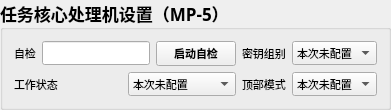
       <widget class="QGroupBox" name="groupBox_27">
        <property name="enabled">
         <bool>true</bool>
        </property>
        <property name="sizePolicy">
         <sizepolicy hsizetype="Expanding" vsizetype="Expanding">
          <horstretch>0</horstretch>
          <verstretch>0</verstretch>
         </sizepolicy>
        </property>
        <property name="minimumSize">
         <size>
          <width>0</width>
          <height>0</height>
         </size>
        </property>
        <property name="maximumSize">
         <size>
          <width>16777215</width>
          <height>16777215</height>
         </size>
        </property>
        <property name="font">
         <font>
          <family>微软雅黑</family>
          <pointsize>13</pointsize>
          <weight>75</weight>
          <bold>true</bold>
         </font>
        </property>
        <property name="mouseTracking">
         <bool>false</bool>
        </property>
        <property name="title">
         <string>任务核心处理机设置（MP-5）</string>
        </property>
        <property name="flat">
         <bool>false</bool>
        </property>
        <property name="checkable">
         <bool>false</bool>
        </property>
        <layout class="QGridLayout" name="gridLayout_23">
         <item row="0" column="0">
          <layout class="QHBoxLayout" name="horizontalLayout_129">
           <item>
            <widget class="QLabel" name="label_113">
             <property name="minimumSize">
              <size>
               <width>0</width>
               <height>0</height>
              </size>
             </property>
             <property name="font">
              <font>
               <pointsize>8</pointsize>
               <weight>50</weight>
               <bold>false</bold>
              </font>
             </property>
             <property name="text">
              <string>自检</string>
             </property>
            </widget>
           </item>
           <item>
            <widget class="QLineEdit" name="lineEdit_102">
             <property name="font">
              <font>
               <pointsize>8</pointsize>
               <weight>50</weight>
               <bold>false</bold>
              </font>
             </property>
            </widget>
           </item>
           <item>
            <widget class="QtMaterialFlatButton" name="pushButton_18">
             <property name="minimumSize">
              <size>
               <width>0</width>
               <height>0</height>
              </size>
             </property>
             <property name="maximumSize">
              <size>
               <width>16777215</width>
               <height>16777215</height>
              </size>
             </property>
             <property name="font">
              <font>
               <pointsize>8</pointsize>
              </font>
             </property>
             <property name="text">
              <string>启动自检</string>
             </property>
            </widget>
           </item>
          </layout>
         </item>
         <item row="0" column="1">
          <layout class="QHBoxLayout" name="horizontalLayout_138">
           <item>
            <widget class="QLabel" name="label_122">
             <property name="minimumSize">
              <size>
               <width>0</width>
               <height>0</height>
              </size>
             </property>
             <property name="font">
              <font>
               <pointsize>8</pointsize>
               <weight>50</weight>
               <bold>false</bold>
              </font>
             </property>
             <property name="text">
              <string>密钥组别</string>
             </property>
            </widget>
           </item>
           <item>
            <widget class="QComboBox" name="comboBox_KeyGroup">
             <property name="minimumSize">
              <size>
               <width>10</width>
               <height>0</height>
              </size>
             </property>
             <property name="maximumSize">
              <size>
               <width>16777215</width>
               <height>16777215</height>
              </size>
             </property>
             <property name="font">
              <font>
               <pointsize>8</pointsize>
               <weight>50</weight>
               <bold>false</bold>
              </font>
             </property>
             <item>
              <property name="text">
               <string>本次未配置</string>
              </property>
             </item>
             <item>
              <property name="text">
               <string>1</string>
              </property>
             </item>
             <item>
              <property name="text">
               <string>2</string>
              </property>
             </item>
             <item>
              <property name="text">
               <string>3</string>
              </property>
             </item>
             <item>
              <property name="text">
               <string>4</string>
              </property>
             </item>
            </widget>
           </item>
          </layout>
         </item>
         <item row="1" column="0">
          <layout class="QHBoxLayout" name="horizontalLayout_132">
           <item>
            <widget class="QLabel" name="label_116">
             <property name="minimumSize">
              <size>
               <width>0</width>
               <height>0</height>
              </size>
             </property>
             <property name="font">
              <font>
               <pointsize>8</pointsize>
               <weight>50</weight>
               <bold>false</bold>
              </font>
             </property>
             <property name="text">
              <string>工作状态</string>
             </property>
            </widget>
           </item>
           <item>
            <widget class="QComboBox" name="comboBox_setWorkingCondition">
             <property name="minimumSize">
              <size>
               <width>0</width>
               <height>0</height>
              </size>
             </property>
             <property name="maximumSize">
              <size>
               <width>16777215</width>
               <height>16777215</height>
              </size>
             </property>
             <property name="font">
              <font>
               <pointsize>8</pointsize>
               <weight>50</weight>
               <bold>false</bold>
              </font>
             </property>
             <item>
              <property name="text">
               <string>本次未配置</string>
              </property>
             </item>
             <item>
              <property name="text">
               <string>正常</string>
              </property>
             </item>
             <item>
              <property name="text">
               <string>特殊</string>
              </property>
             </item>
             <item>
              <property name="text">
               <string>检测</string>
              </property>
             </item>
            </widget>
           </item>
          </layout>
         </item>
         <item row="1" column="1">
          <layout class="QHBoxLayout" name="horizontalLayout_135">
           <item>
            <widget class="QLabel" name="label_119">
             <property name="minimumSize">
              <size>
               <width>0</width>
               <height>0</height>
              </size>
             </property>
             <property name="font">
              <font>
               <pointsize>8</pointsize>
               <weight>50</weight>
               <bold>false</bold>
              </font>
             </property>
             <property name="text">
              <string>顶部模式</string>
             </property>
            </widget>
           </item>
           <item>
            <widget class="QComboBox" name="comboBox_setTopMode">
             <property name="minimumSize">
              <size>
               <width>0</width>
               <height>0</height>
              </size>
             </property>
             <property name="maximumSize">
              <size>
               <width>16777215</width>
               <height>16777215</height>
              </size>
             </property>
             <property name="font">
              <font>
               <pointsize>8</pointsize>
               <weight>50</weight>
               <bold>false</bold>
              </font>
             </property>
             <item>
              <property name="text">
               <string>本次未配置</string>
              </property>
             </item>
             <item>
              <property name="text">
               <string>草地模式</string>
              </property>
             </item>
             <item>
              <property name="text">
               <string>沙石模式</string>
              </property>
             </item>
             <item>
              <property name="text">
               <string>冰雪模式</string>
              </property>
             </item>
             <item>
              <property name="text">
               <string>常规模式</string>
              </property>
             </item>
            </widget>
           </item>
          </layout>
         </item>
        </layout>
       </widget>
